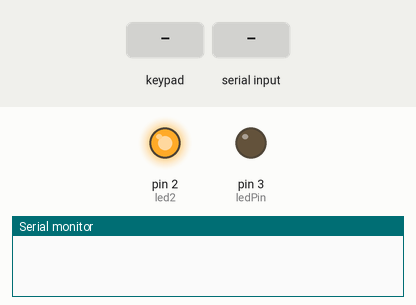
Recording of a sketch running on a simulated Arduino Uno, built with avr-gcc and run on an emulated ATmega328P. Parts: output pins drawn as LEDs (lit = HIGH), the last lines printed to the serial monitor. The test bench sets the inputs (shaded band). Pins used as bus, display or sensor lines are not drawn.

Above: at 4.8 s.
4.9 s: keypad keys 1 2 3 4 pressed 0.4 s apart
At 6.6 s:
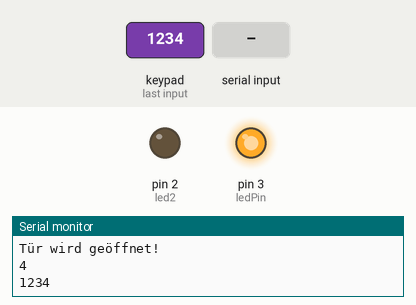
16.0 s: "test" received over the second serial link
At 19.7 s:
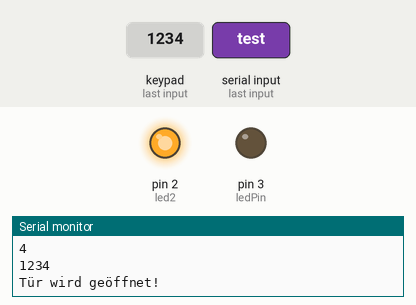
Timing chart, 0 to 21.2 s (numbered marks = the images above; inputs shaded):
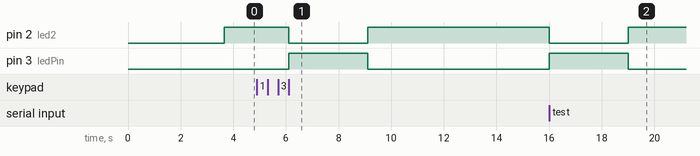

The sketch:

a.ino
```cpp
#include <SoftwareSerial.h>   //Software Serial Port
#include <Keypad.h>

#define RxD         8
#define TxD         6

#define PINLED      9

const byte ROWS = 4; //four rows
const byte COLS = 4; //four columns
const int buttonPin = 4;     // the number of the pushbutton pin
const int ledPin =  3;      // the number of the LED pin
const int electromagnet = 6; //elektromagnet
const int led2 = 2;
#define DEBUG_ENABLED  1

SoftwareSerial blueToothSerial(RxD,TxD);

int buttonState = 0;         // variable for reading the pushbutton status
int magnetState = 0;

char rx_byte = 0;
String rx_str = "";
String input;
int tueroffen = 0;
char hexaKeys[ROWS][COLS] = {
  {'1','3','2','A'},
  {'4','6','5','B'},
  {'7','9','8','C'},
  {'*','#','0','D'}
};
String keyinput;
char customKey;
byte rowPins[ROWS] = {10, 11, 12, 13}; //connect to the row pinouts of the keypad
byte colPins[COLS] = {6, 7, 8, 9}; //connect to the column pinouts of the keypad

unsigned long t=0;
Keypad customKeypad = Keypad( makeKeymap(hexaKeys), rowPins, colPins, ROWS, COLS);

void setup()
{
    Serial.begin(9600);
    pinMode(RxD, INPUT);
    pinMode(TxD, OUTPUT);
  // initialize the LED pin as an output:
    pinMode(ledPin, OUTPUT);
  // initialize the pushbutton pin as an input:
    pinMode(buttonPin, INPUT);
    pinMode(led2, OUTPUT);
    pinMode(electromagnet, OUTPUT);
    setupBlueToothConnection();
}

int count = 0;
void loop()
{
  digitalWrite(electromagnet, HIGH);
  customKey = customKeypad.getKey();
  if (customKey){
        t=millis();
        if (customKey == "#") {
          keyinput = "";
        }
        else {
        keyinput = String(keyinput+customKey);
        }
        if (keyinput=="1234") {
          tueroffen = 1;
          Serial.println("Tür wird geöffnet!");
        }

        Serial.println(customKey);
        Serial.println(keyinput);
        customKey = "";

  }
  if (millis()-t>2000) {
          t=millis();
          keyinput="";
        }
  if (Serial.available() > 0) {    // is a character available?
    //Serial.print("Avaible");
    rx_byte = Serial.read();       // get the character
    //Serial.print(count++);
    //Serial.print(rx_byte);

    if (rx_byte != '!') {
      // a character of the string was received
      rx_str += rx_byte;
    } else {
      // end of string
      Serial.print("Welcome ");
      Serial.println(rx_str);
      rx_str = "";                // clear the string for reuse
      Serial.println("");
    }
  }

    digitalWrite(led2, HIGH);
    char recvChar;


        while(blueToothSerial.available())
        {//check if there's any data sent from the remote bluetooth shield
            recvChar = blueToothSerial.read();
            //Serial.print(recvChar);
            input=String(input+recvChar);
            if (input == "test"){
              tueroffen = 1;
              Serial.println("Tür wird geöffnet!");
            }

        }
    input="";
    if (tueroffen == 1) {
      digitalWrite(electromagnet, LOW);
      digitalWrite(ledPin, HIGH);
      digitalWrite(led2, LOW);
      delay(3000);
      digitalWrite(led2, HIGH);
      digitalWrite(electromagnet, HIGH);
      digitalWrite(ledPin, LOW);
//      digitalWrite(electromagnet, LOW);
//      delay(3000);
//      digitalWrite(electromagnet, HIGH);
      tueroffen = 0;
    }
}


void setupBlueToothConnection()
{


	blueToothSerial.begin(9600);

	blueToothSerial.print("AT");
	delay(400);

	blueToothSerial.print("AT+DEFAULT");             // Restore all setup value to factory setup
	delay(2000);

	blueToothSerial.print("AT+NAMESeeedBTSlave");    // set the bluetooth name as "SeeedBTSlave" ,the length of bluetooth name must less than 12 characters.
	delay(400);

    blueToothSerial.print("AT+PIN0000");             // set the pair code to connect
	delay(400);

	blueToothSerial.print("AT+AUTH1");             //
    delay(400);

    blueToothSerial.flush();

}
```

Measured:
- after the input at 4.9 s, pin 2 (led2): HIGH → LOW after 1.2 s, → HIGH 3.0 s later; pin 3 (ledPin): LOW → HIGH after 1.2 s, → LOW 3.0 s later
- after the input at 16.0 s, pin 2 (led2): HIGH → LOW at once, → HIGH 3.0 s later; pin 3 (ledPin): LOW → HIGH at once, → LOW 3.0 s later
